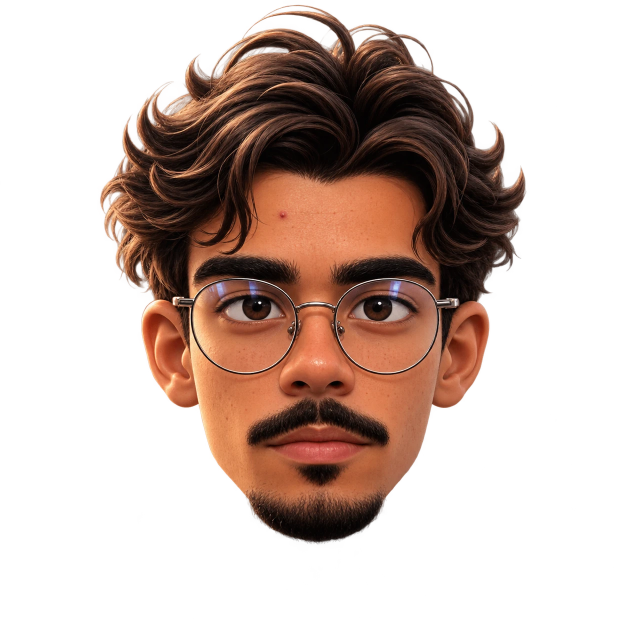
#> input picture retrato/2-mae/rest.png, 1254 x 1254 px (shown at 1/2 size)
$ python olhares.py
#> lines starting #> are read from the running program, lines starting #| are printed output that depends on the picture; after the words box and inside, x2 and y2 are one past the last pixel; in counts of white or black regions, pixels touching at a corner belong together
"""Gera os olhares a partir da imagem-mãe, movendo a íris dentro do olho.

Nada fora dos olhos muda, então as imagens ficam alinhadas por construção.

Uso:
    .venv/Scripts/python.exe retrato/olhares.py            # todos os olhares
    .venv/Scripts/python.exe retrato/olhares.py w e s      # só alguns

Saídas em retrato/5-olhares/<nome>.png
"""
import sys
from pathlib import Path

import cv2
import numpy as np
from PIL import Image

RAIZ = Path(__file__).resolve().parent
MAE = RAIZ / "2-mae" / "rest.png"
SAIDA = RAIZ / "5-olhares"

# medidas na imagem-mãe (1254 x 1254), em pixels
PUPILAS = [(517, 608), (747, 603)]   # olho do lado esquerdo e do lado direito da imagem
RAIO_IRIS = 31
CAIXA = (70, 34)                     # meia-largura e meia-altura da busca pela abertura do olho

# deslocamento da íris por direção (x para a direita da imagem, y para baixo), em pixels
ALCANCE_X, ALCANCE_Y = 24, 6
DIRECOES = {}
for i, nome in enumerate(['e', 'ene', 'ne', 'nne', 'n', 'nnw', 'nw', 'wnw', 'w', 'wsw', 'sw', 'ssw', 's', 'sse', 'se', 'ese']):
    ang = i * np.pi / 8
    DIRECOES[nome] = (np.cos(ang) * ALCANCE_X, -np.sin(ang) * ALCANCE_Y)


def abertura_do_olho(rgb, cx, cy):
    """Máscara da parte visível do olho (branco + íris), entre as pálpebras."""
    hx, hy = CAIXA
    sub = rgb[cy - hy:cy + hy, cx - hx:cx + hx]
    hsv = cv2.cvtColor(sub, cv2.COLOR_RGB2HSV).astype(int)
    # o branco do olho fica levemente colorido pela lente: claro, mas não saturado como a pele
    branco = (hsv[..., 2] > 140) & (hsv[..., 1] < 105)
    iris = np.zeros(sub.shape[:2], np.uint8)
    cv2.circle(iris, (hx, hy), RAIO_IRIS, 1, -1)
    escuro = (hsv[..., 2] < 150) & iris.astype(bool)
    m = (branco | escuro).astype(np.uint8)
    m = cv2.morphologyEx(m, cv2.MORPH_CLOSE, np.ones((7, 7), np.uint8))
    n, rot, stats, _ = cv2.connectedComponentsWithStats(m)
    alvo = rot[hy, hx]
    m = (rot == alvo).astype(np.uint8)
    # preenche buracos (reflexo da íris) e suaviza
    cont, _ = cv2.findContours(m, cv2.RETR_EXTERNAL, cv2.CHAIN_APPROX_SIMPLE)
    cheia = np.zeros_like(m)
    cv2.drawContours(cheia, cont, -1, 1, -1)
    cheia = cv2.erode(cheia, np.ones((3, 3), np.uint8))
    return cheia.astype(bool)


def reflexo_das_lentes(sub):
    """Reflexos azulados/brancos do vidro: ficam parados, por cima de tudo."""
    r, g, b = [sub[..., i].astype(int) for i in range(3)]
    return ((b > r + 15) & (b > 120)) | ((r > 225) & (g > 225) & (b > 225))


def olhar(rgba, dx, dy):
    saida = rgba.copy()
    rgb = rgba[..., :3]
    hx, hy = CAIXA
    for cx, cy in PUPILAS:
        x0, y0 = cx - hx, cy - hy
        sub = rgb[y0:y0 + 2 * hy, x0:x0 + 2 * hx].copy()
        abertura = abertura_do_olho(rgb, cx, cy)

        disco = np.zeros(sub.shape[:2], np.uint8)
        cv2.circle(disco, (hx, hy), RAIO_IRIS + 2, 255, -1)
        disco = disco * abertura   # só a parte da íris que aparece; nunca leva pálpebra junto
        # olho sem íris: o branco é reconstruído onde a íris estava
        vazio = cv2.inpaint(sub, (disco > 0).astype(np.uint8) * 255 & (abertura * 255).astype(np.uint8), 7, cv2.INPAINT_TELEA)

        # íris recortada e movida
        M = np.float32([[1, 0, dx], [0, 1, dy]])
        iris_movida = cv2.warpAffine(sub, M, (sub.shape[1], sub.shape[0]), flags=cv2.INTER_CUBIC)
        disco_movido = cv2.warpAffine(cv2.GaussianBlur(disco.astype(np.float32) / 255, (0, 0), 1.2), M,
                                      (sub.shape[1], sub.shape[0]))

        visivel = cv2.GaussianBlur(abertura.astype(np.float32), (0, 0), 1.0)
        a = (disco_movido * visivel)[..., None]
        novo = vazio * (1 - a) + iris_movida * a

        refl = reflexo_das_lentes(sub)
        novo[refl] = sub[refl]
        m3 = visivel[..., None]
        saida[y0:y0 + 2 * hy, x0:x0 + 2 * hx, :3] = (sub * (1 - m3) + novo * m3).round().clip(0, 255).astype(np.uint8)
    return saida


def main():
    mae = np.asarray(Image.open(MAE).convert("RGBA"))
#> mae is the input picture: shape (1254, 1254, 4); mean R, G, B, A 48.5, 28.2, 20, 93.8
    nomes = sys.argv[1:] or list(DIRECOES)
    SAIDA.mkdir(exist_ok=True)
    for nome in nomes:
        dx, dy = DIRECOES[nome]
        Image.fromarray(olhar(mae, dx, dy), "RGBA").save(SAIDA / f"{nome}.png")
        print(f"{nome}: íris movida {dx:+.0f}, {dy:+.0f} px")
#> this loop made 16 passes
#> pass 1, in olhar, `rgb = rgba[..., :3]`:
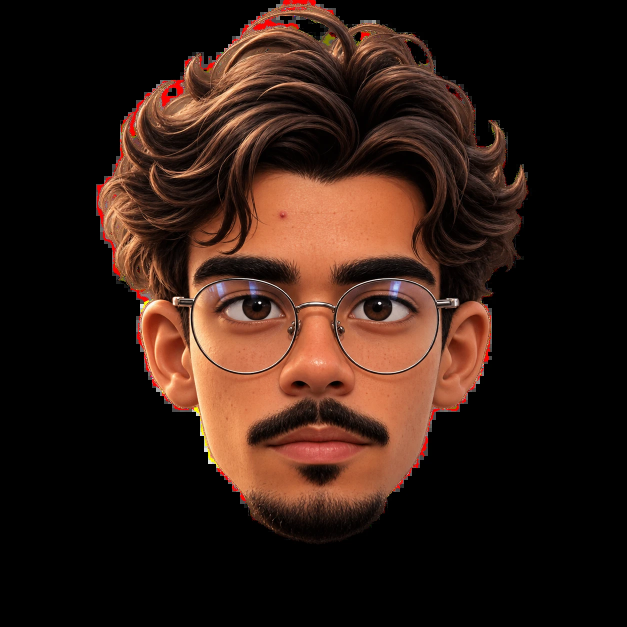
#> rgb: shape (1254, 1254, 3) (shown at 1/2 size); mean R, G, B 48.5, 28.2, 20
#> pass 1, in abertura_do_olho, `sub = rgb[cy - hy:cy + hy, cx - hx:cx + hx]`:
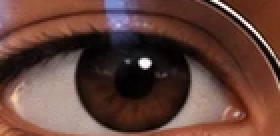
#> sub: shape (68, 140, 3) (shown 2 times larger); mean R, G, B 99, 66.1, 57.5
#> pass 1, in abertura_do_olho, `hsv = cv2.cvtColor(sub, cv2.COLOR_RGB2HSV).astype(int)`:
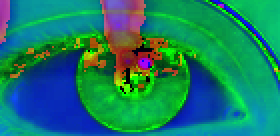
#> hsv: shape (68, 140, 3) int64 (shown 2 times larger); mean R, G, B 23.3, 125, 100.1
#> pass 1, in abertura_do_olho, `branco = (hsv[..., 2] > 140) & (hsv[..., 1] < 105)`:
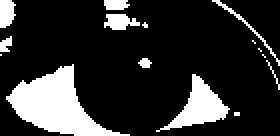
#> branco: shape (68, 140) bool (shown 2 times larger); 18.9% white; 15 white regions (7 under 20 px), largest, box (x1, y1, x2, y2) and area: (3, 32, 65, 68) 987, (78, 37, 115, 66) 400, (52, 7, 70, 15) 98


if __name__ == "__main__":
    main()
